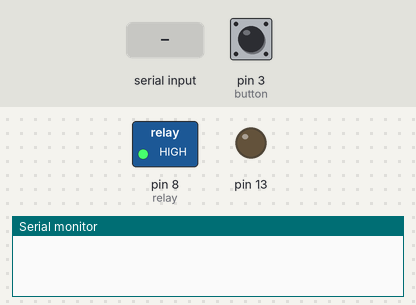
The sketch below on a simulated Arduino Uno, built with avr-gcc and run on an emulated ATmega328P. Parts: switched loads named in the sketch (green lamp = pin HIGH), output pins drawn as LEDs (lit = HIGH), the last lines printed to the serial monitor. Dashed ring = blinking. The test bench sets the inputs (shaded band); at power-on: pin 3 (button) LOW.

Above: at 2.2 s.
2.3 s: "1" received over the second serial link
At 3.2 s:
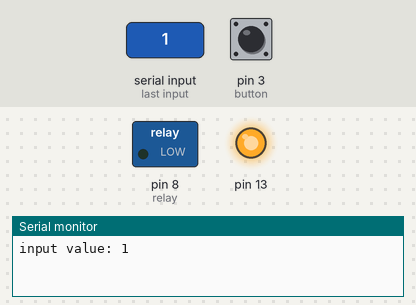
4.3 s: pin 3 (button) pulled HIGH for 3.2 s
At 7.6 s:
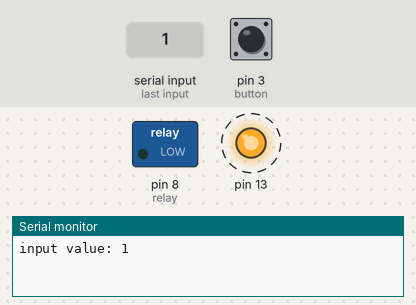
9.0 s: "0" received over the second serial link
At 9.4 s:
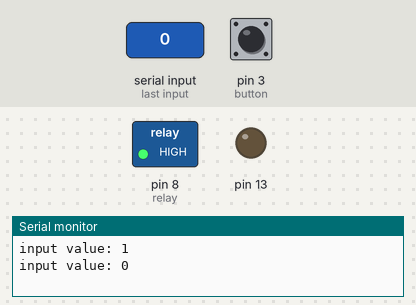
10.6 s: pin 3 (button) pulled HIGH for 0.85 s
At 12.2 s:
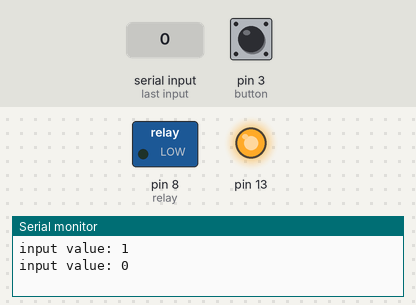
Timing chart, 0 to 13.7 s (numbered marks = the images above; inputs shaded):
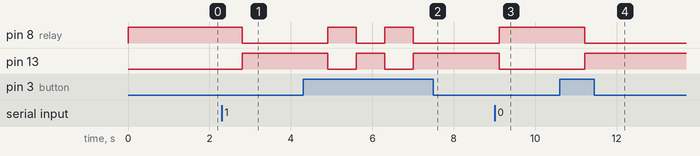

Measured:
- after the input at 2.3 s, pin 8 (relay): HIGH → LOW after 0.51 s; pin 13: LOW → HIGH after 0.51 s
- after the input at 4.3 s, pin 8 (relay): alternates HIGH for 0.70 s and LOW for 0.70 s, 4 changes in all, then stays LOW, starting after 0.61 s; pin 13: alternates HIGH for 0.70 s and LOW for 0.70 s, 4 changes in all, then stays HIGH, starting after 0.61 s
- after the input at 9.0 s, pin 8 (relay): LOW → HIGH after 0.11 s; pin 13: HIGH → LOW after 0.11 s
- after the input at 10.6 s, pin 8 (relay): HIGH → LOW after 0.61 s; pin 13: LOW → HIGH after 0.61 s

The sketch:

kang.ino
```cpp
#include <SoftwareSerial.h> //시리얼통신 라이브러리 호출

int blueTx=4;   //Tx (보내는핀 설정)at
int blueRx=5;   //Rx (받는핀 설정)
SoftwareSerial mySerial(blueTx, blueRx);  //시리얼 통신을 위한 객체선언
String myString=""; //받는 문자열
int relay = 8; //릴레이에 5V 신호를 보낼 핀설정
int buttonState =0;
int button =3;
int count=0;

void setup() {
  Serial.begin(9600);   //시리얼모니터
  mySerial.begin(9600); //블루투스 시리얼
  pinMode(13, OUTPUT);  //Pin 13을 OUTPUT으로 설정 (LED ON/OFF)
  pinMode(button,INPUT);
  pinMode(relay, OUTPUT); // relay를 output으로 설정한다
}
void loop(){
  if(count==0){
    digitalWrite(relay, HIGH);
    digitalWrite(13, LOW);
  }
  while(mySerial.available()){ //mySerial 값이 있으면
    char myChar = (char)mySerial.read();  //mySerial int형식의 값을 char형식으로 변환
    myString+=myChar;   //수신되는 문자열을 myString에 모두 붙임 (1바이트씩 전송되는 것을 모두 붙임)
    delay(5);           //수신 문자열 끊김 방지
  }
  if(!myString.equals("")){  //myString 값이 있다면
    Serial.println("input value: "+myString); //시리얼모니터에 myString값 출력
    if(myString[0]=='1')  //myString 값이 'on' 이라면
    {
      digitalWrite(13, HIGH); //LED ON
      digitalWrite (relay, LOW); // 릴레이 OFF
    } else {
      digitalWrite(13, LOW);  //LED OFF
      digitalWrite (relay, HIGH); // 릴레이 ON
    }
    count++;
    myString="";  //myString 변수값 초기화
  }
  buttonState = digitalRead(button);
  if(buttonState==HIGH){
    count=count+1;

    if(count%2==1){
       digitalWrite(13, HIGH); //LED ON
       digitalWrite (relay, LOW); // 릴레이 OFF
    }

    else if(count%2==0 && count!=0){
       digitalWrite(13, LOW);  //LED OFF
       digitalWrite (relay, HIGH); // 릴레이 ON
    }
  }
  delay(700);
}
```
